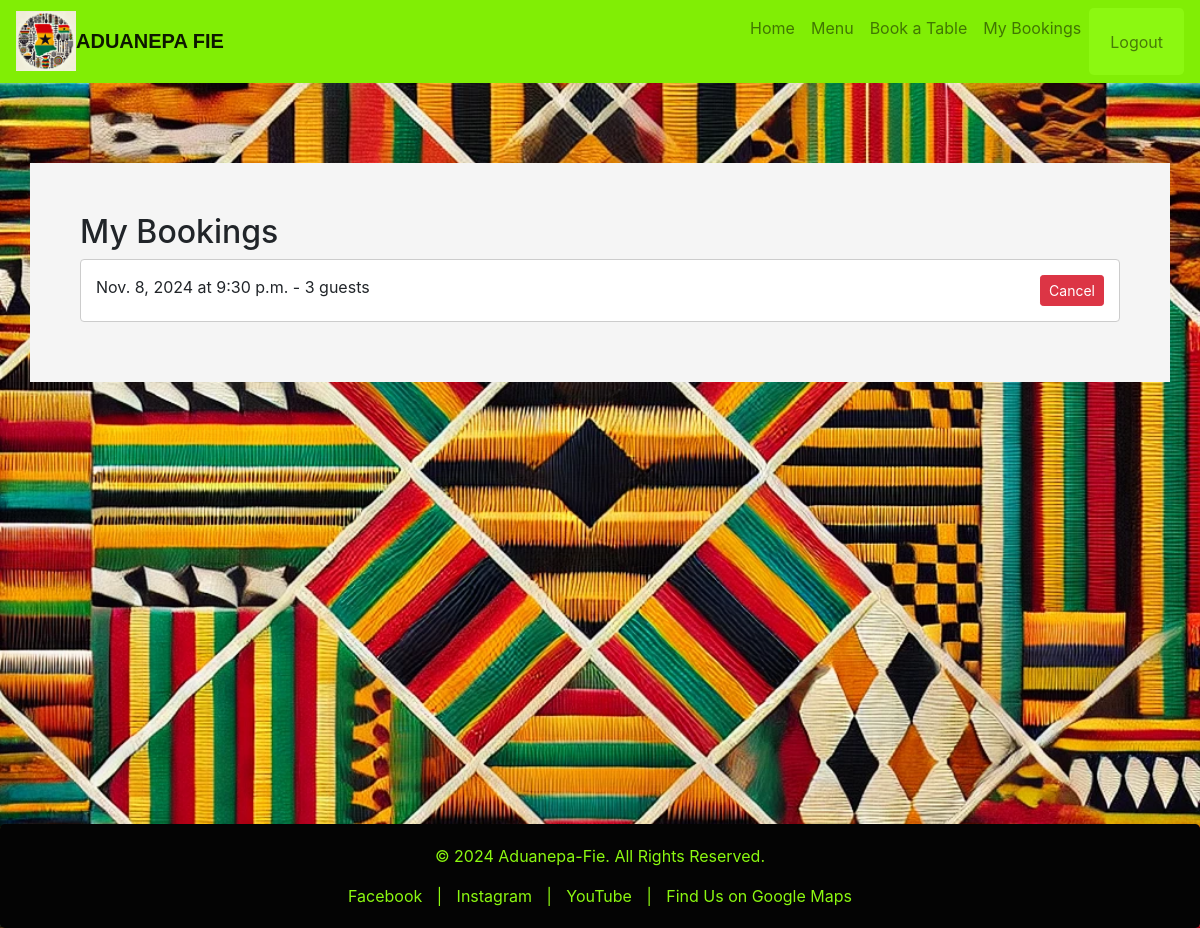
The page /my_bookings/ (signed in) on the database as committed earlier.
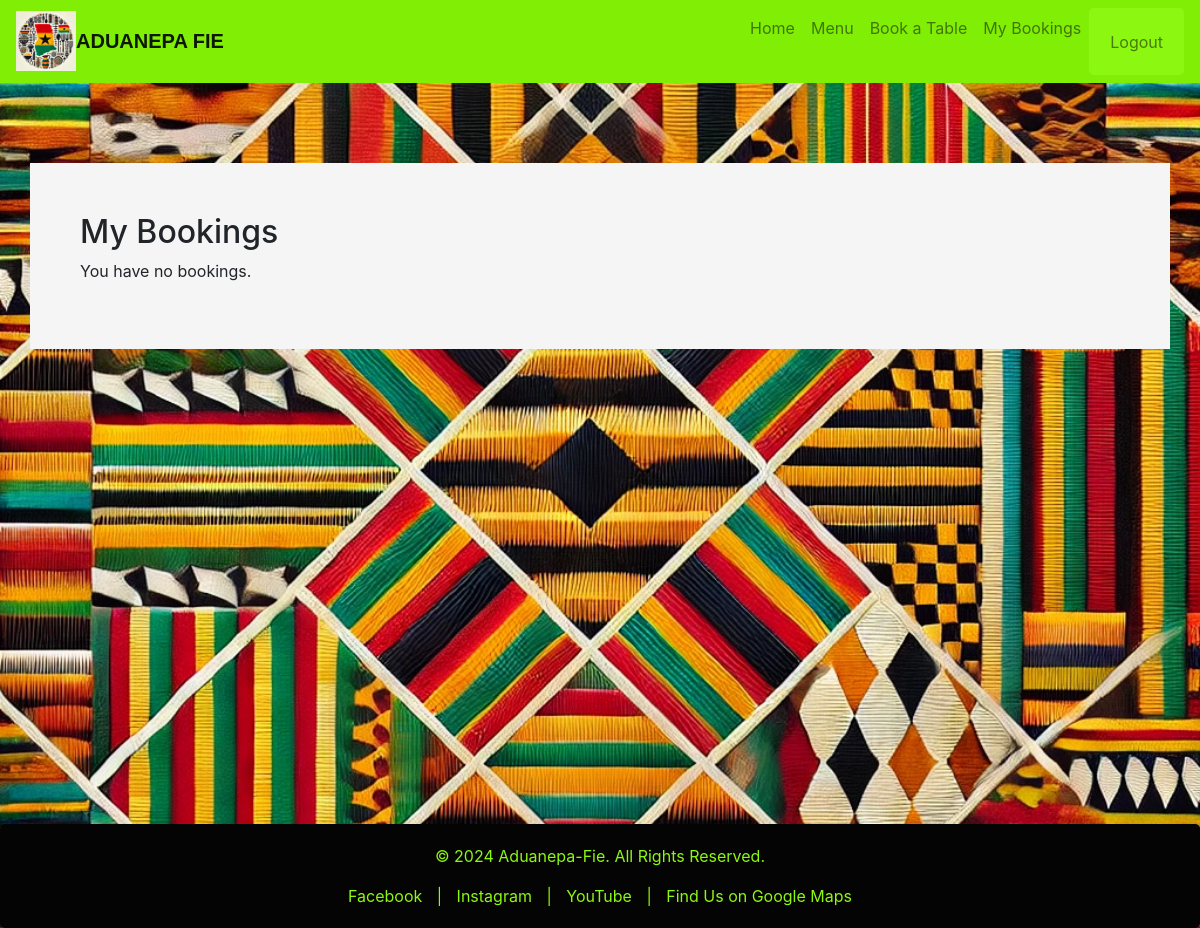
The same page on the database as committed later.
### bookings/models.py (models this page shows, shortened)
class Booking(models.Model):
    user = models.ForeignKey(User, on_delete=models.CASCADE)
    table = models.ForeignKey(Table, on_delete=models.CASCADE)
    date = models.DateField()
    time = models.TimeField()
    guests = models.IntegerField()
    created_at = models.DateTimeField(auto_now_add=True)

### bookings/views.py (the view)
# urls.py: path('my_bookings/', views.my_bookings, name='my_bookings'),
@login_required
def my_bookings(request):
    bookings = Booking.objects.filter(user=request.user)
    return render(request, 'my_bookings.html', {'bookings': bookings})

### templates/my_bookings.html (shortened to what this page needs)
{% extends 'base.html' %}
{% block content %}
    <h2>My Bookings</h2>
    {% if bookings %}
        <ul class="list-group">
        {% for booking in bookings %}
            <li class="list-group-item">
                {{ booking.date }} at {{ booking.time }} - {{ booking.guests }} guests
                <a href="{% url 'cancel_booking' booking.id %}" class="btn btn-danger btn-sm float-right">Cancel</a>
            </li>
        {% endfor %}
        </ul>
    {% else %}
        <p>You have no bookings.</p>
    {% endif %}
{% endblock %}

Rows that differ between the two databases and show on the page:
removed Booking: date "Nov. 8, 2024", time "9:30 p.m.", guests "3"
Other text that changed with them:
text now shown: "You have no bookings."
